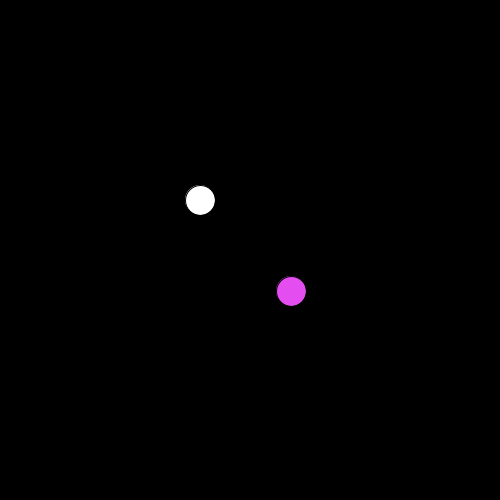
Frame 1 (no input)
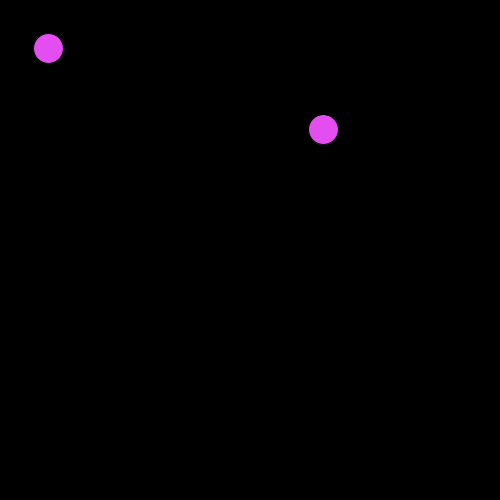
Frame 60 (the mouse pressed at the canvas centre just before this capture)
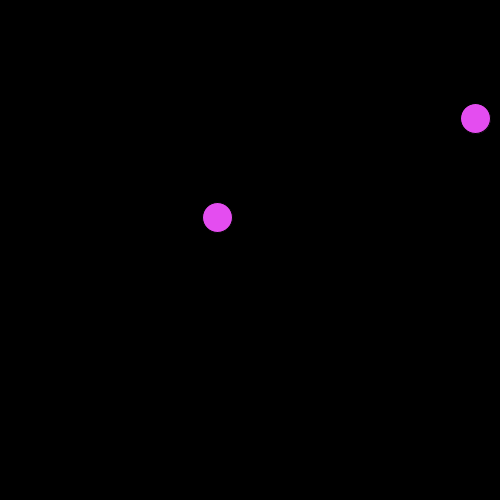
Frame 120 (the mouse held since frame 60 and released just before this capture)

The Processing sketch that drew these frames (run headless with seeded random() and noise(); from frame 60 on, the mouse is pressed at the canvas centre):

// Processing sketch: processing_130532
// ── processing_130532.pde

//if statements, for loops, response
int timer =0; 
float fX = 200; 
float fY = 200; 
float eX = 250; 
float eY = 250; 
float pX = 300; 
float pY = 300; 
float easing = .03; 
void setup(){
    size (500,500);
    frameRate(24); 
  }
  void draw(){ 
    background(0); 
    food();
    player1();
  }
  void food (){
    //respawn 
    timer++;
    if (timer >=48){ 
      fX=random (width);
      fY=random (height);
      timer=0;
    }
    ellipse (fX,fY,30,30);
  }
   void player1(){
    float targetX=mouseX;
    float targetY=mouseY;
    pX += (targetX - pX) * easing;
    pY += (targetY - pY) * easing;
    fill(#E44DF0);  
    ellipse (pX,pY,30,30);
  }
